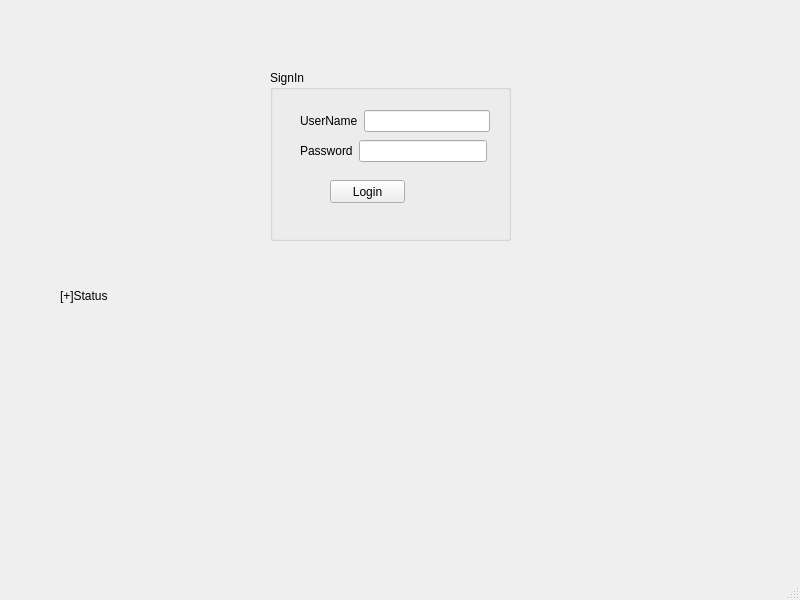
<?xml version="1.0" encoding="UTF-8"?>
<ui version="4.0">
 <class>LoginApp</class>
 <widget class="QMainWindow" name="LoginApp">
  <property name="geometry">
   <rect>
    <x>0</x>
    <y>0</y>
    <width>800</width>
    <height>600</height>
   </rect>
  </property>
  <property name="windowTitle">
   <string>LoginApp</string>
  </property>
  <widget class="QWidget" name="centralwidget">
   <widget class="QLabel" name="label_status">
    <property name="geometry">
     <rect>
      <x>60</x>
      <y>280</y>
      <width>241</width>
      <height>31</height>
     </rect>
    </property>
    <property name="text">
     <string>[+]Status</string>
    </property>
   </widget>
   <widget class="QGroupBox" name="groupBox">
    <property name="geometry">
     <rect>
      <x>270</x>
      <y>70</y>
      <width>241</width>
      <height>171</height>
     </rect>
    </property>
    <property name="title">
     <string>SignIn</string>
    </property>
    <widget class="QPushButton" name="Login">
     <property name="geometry">
      <rect>
       <x>60</x>
       <y>110</y>
       <width>75</width>
       <height>23</height>
      </rect>
     </property>
     <property name="text">
      <string>Login</string>
     </property>
    </widget>
    <widget class="QWidget" name="">
     <property name="geometry">
      <rect>
       <x>30</x>
       <y>40</y>
       <width>190</width>
       <height>22</height>
      </rect>
     </property>
     <layout class="QHBoxLayout" name="horizontalLayout">
      <item>
       <widget class="QLabel" name="username">
        <property name="text">
         <string>UserName</string>
        </property>
       </widget>
      </item>
      <item>
       <widget class="QLineEdit" name="lineEdit_username"/>
      </item>
     </layout>
    </widget>
    <widget class="QWidget" name="">
     <property name="geometry">
      <rect>
       <x>30</x>
       <y>70</y>
       <width>187</width>
       <height>22</height>
      </rect>
     </property>
     <layout class="QHBoxLayout" name="horizontalLayout_2">
      <item>
       <widget class="QLabel" name="password">
        <property name="text">
         <string>Password</string>
        </property>
       </widget>
      </item>
      <item>
       <widget class="QLineEdit" name="lineEdit_password">
        <property name="echoMode">
         <enum>QLineEdit::Password</enum>
        </property>
       </widget>
      </item>
     </layout>
    </widget>
   </widget>
  </widget>
  <widget class="QMenuBar" name="menubar">
   <property name="geometry">
    <rect>
     <x>0</x>
     <y>0</y>
     <width>800</width>
     <height>21</height>
    </rect>
   </property>
  </widget>
  <widget class="QStatusBar" name="statusbar"/>
 </widget>
 <resources/>
 <connections/>
</ui>
